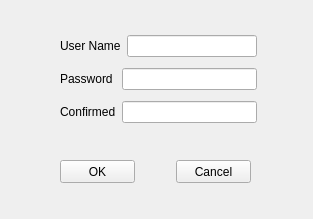
<?xml version="1.0" encoding="UTF-8"?>
<ui version="4.0">
 <class>Login</class>
 <widget class="QWidget" name="register">
  <property name="geometry">
   <rect>
    <x>0</x>
    <y>0</y>
    <width>313</width>
    <height>219</height>
   </rect>
  </property>
  <property name="windowTitle">
   <string>Form</string>
  </property>
  <widget class="QPushButton" name="OkBtn">
   <property name="geometry">
    <rect>
     <x>60</x>
     <y>160</y>
     <width>75</width>
     <height>23</height>
    </rect>
   </property>
   <property name="text">
    <string>OK</string>
   </property>
  </widget>
  <widget class="QPushButton" name="CancelBtn">
   <property name="geometry">
    <rect>
     <x>176</x>
     <y>160</y>
     <width>75</width>
     <height>23</height>
    </rect>
   </property>
   <property name="text">
    <string>Cancel</string>
   </property>
  </widget>
  <widget class="QWidget" name="">
   <property name="geometry">
    <rect>
     <x>60</x>
     <y>30</y>
     <width>197</width>
     <height>101</height>
    </rect>
   </property>
   <layout class="QVBoxLayout" name="verticalLayout">
    <item>
     <layout class="QHBoxLayout" name="horizontalLayout">
      <item>
       <widget class="QLabel" name="UserNameLbl">
        <property name="text">
         <string>User Name</string>
        </property>
       </widget>
      </item>
      <item>
       <widget class="QLineEdit" name="UserNameLineEdit"/>
      </item>
     </layout>
    </item>
    <item>
     <layout class="QHBoxLayout" name="horizontalLayout_2">
      <item>
       <widget class="QLabel" name="label">
        <property name="text">
         <string>Password </string>
        </property>
       </widget>
      </item>
      <item>
       <widget class="QLineEdit" name="PasswdLineEdit"/>
      </item>
     </layout>
    </item>
    <item>
     <layout class="QHBoxLayout" name="horizontalLayout_3">
      <item>
       <widget class="QLabel" name="ConfirmLbl">
        <property name="text">
         <string>Confirmed</string>
        </property>
       </widget>
      </item>
      <item>
       <widget class="QLineEdit" name="ConfirmLineEdit"/>
      </item>
     </layout>
    </item>
   </layout>
  </widget>
 </widget>
 <resources/>
 <connections/>
</ui>
